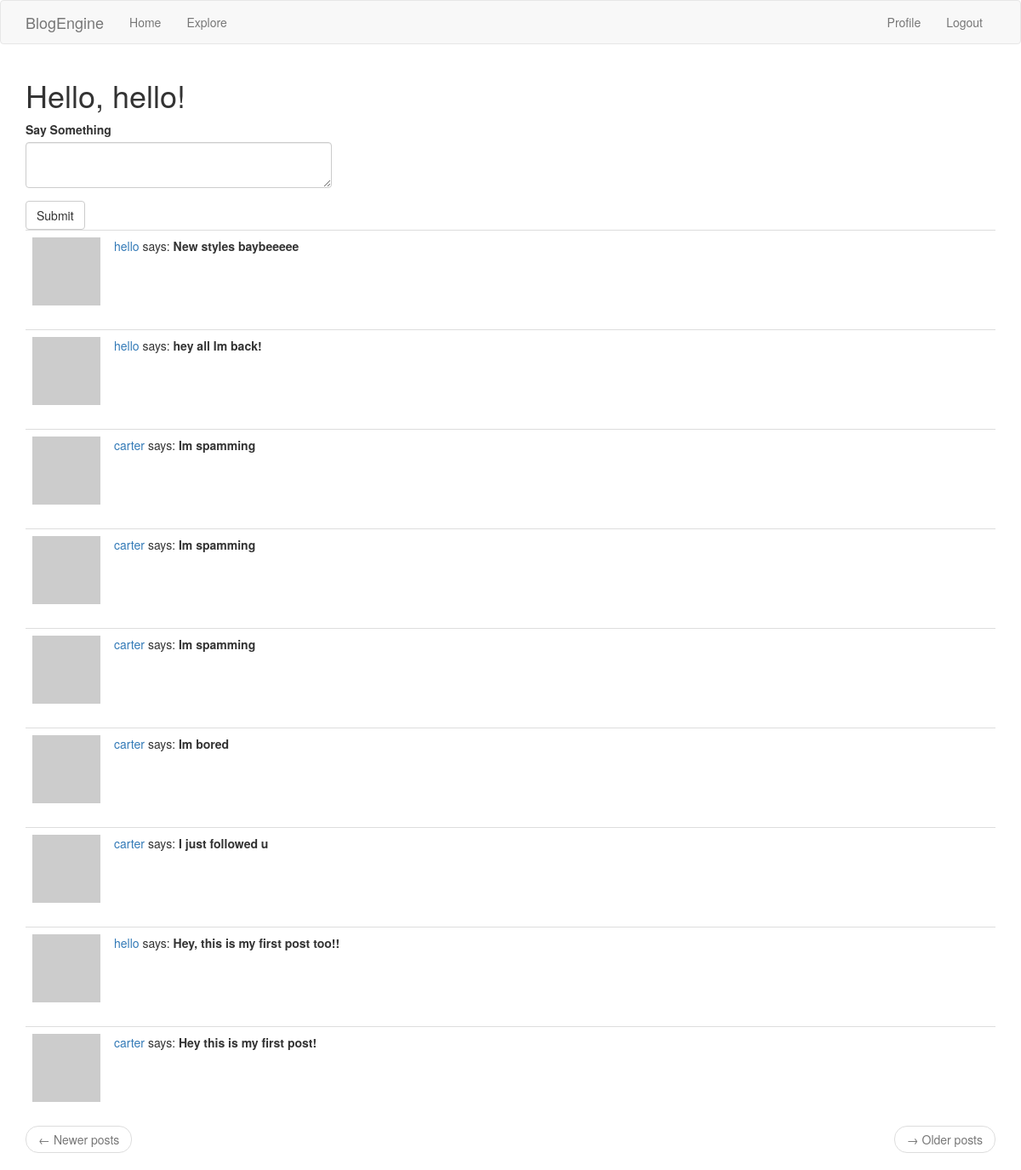
The page /index (signed in) on the database its author committed.
### app/models.py (models this page shows, shortened)
class User(UserMixin, db.Model):
    id = db.Column(db.Integer, primary_key=True)
    username = db.Column(db.String(64), index=True, unique=True)
    email = db.Column(db.String(120), index=True, unique=True)
    password_hash = db.Column(db.String(128))
    posts = db.relationship('Post', backref='author', lazy='dynamic')
    about_me = db.Column(db.String(140))
    last_seen = db.Column(db.DateTime, index=True, default=datetime.utcnow)
    followed = db.relationship(
        'User', secondary=followers,
        primaryjoin=(followers.c.follower_id == id),
        secondaryjoin=(followers.c.followed_id == id),
        backref=db.backref('followers', lazy='dynamic'), lazy='dynamic'
    )
    def avatar(self, size):
        digest = md5(self.email.lower().encode('utf-8')).hexdigest()
        return 'https://www.gravatar.com/avatar/{}?d=identicon&s={}'.format(digest, size)
    def followed_posts(self):
        followed = Post.query.join(
            followers, (followers.c.followed_id == Post.user_id)
        ).filter(followers.c.follower_id == self.id)
        own = Post.query.filter_by(user_id=self.id)
        return followed.union(own).order_by(Post.timestamp.desc())

class Post(db.Model):
    id = db.Column(db.Integer, primary_key=True)
    body = db.Column(db.String(140))
    timestamp = db.Column(db.DateTime, index=True, default=datetime.utcnow)
    user_id = db.Column(db.Integer, db.ForeignKey('user.id'))

### app/routes.py (the view)
@app.route('/', methods=['GET', 'POST'])
@app.route('/index', methods=['GET', 'POST'])
@login_required
def index():
    form = PostForm()
    if form.validate_on_submit():
        post = Post(body=form.post.data, author=current_user)
        db.session.add(post)
        db.session.commit()
        flash('Your post is live!')
        return redirect(url_for('index'))
    page = request.args.get('page', 1, type=int)
    posts = current_user.followed_posts().paginate(page, app.config['POSTS_PER_PAGE'], False)
    next_url = url_for('index', page=posts.next_num) if posts.has_next else None
    prev_url = url_for('index', page=posts.prev_num) if posts.has_prev else None
    return render_template('index.html', title='Home', posts=posts.items, form=form, next_url=next_url, prev_url=prev_url)

### app/forms.py
class PostForm(FlaskForm):
    post = TextAreaField('Say Something', validators=[DataRequired(), Length(min=1, max=140)])
    submit = SubmitField('Submit')

### app/models.py (called while the page is built)
@login.user_loader
def load_user(id):
    return User.query.get(int(id))

### app/routes.py (called while the page is built)
@app.before_request
def before_request():
    if current_user.is_authenticated:
        current_user.last_seen = datetime.utcnow()
        db.session.commit()

### app/templates/index.html
{% extends "base.html" %}
{% import 'bootstrap/wtf.html' as wtf %}
{% block app_content %}
    <h1>Hello, {{current_user.username}}!</h1>
    <div class="row">
        <div class="col-md-4">
            {% if form %}
                {{ wtf.quick_form(form) }}
            {% endif %}
        </div>
    </div>
    {% for post in posts %}
        {% include '_post.html' %}
    {% endfor %}
    <nav aria-label="pagination">
        <ul class="pager">
            <li class="previous{% if not prev_url %} disabled {% endif %}">
                <a href="{{ prev_url or '#' }}">
                    <span aria-hidden="true">&larr;</span> Newer posts
                </a>
            </li>
            <li class="next{% if not next_url %} disabled {% endif %}">
                <a href="{{ next_url or '#' }}">
                    <span aria-hidden="true">&rarr;</span> Older posts
                </a>
            </li>
        </ul>
    </nav>
{% endblock %}

### app/templates/_post.html (shortened to what this page needs)
<table class="table table-hover">
    <tr>
        <td width="70px">
            <img src="{{ post.author.avatar(70) }}">
        </td>
        <td>
            <a href="{{ url_for('user', username=post.author.username) }}">
                {{ post.author.username }}
            </a>
            says:
            <b>
                {{ post.body }}
            </b>
        </td>
    </tr>
</table>

### rows shown on the page
User: username "hello"
Post: author.username "hello", body "New styles baybeeeee"
Post: author.username "hello", body "hey all Im back!"
Post: author.username "carter", body "Im spamming"
Post: author.username "carter", body "Im spamming"
Post: author.username "carter", body "Im spamming"
Post: author.username "carter", body "Im bored"
Post: author.username "carter", body "I just followed u"
Post: author.username "hello", body "Hey, this is my first post too!!"
Post: author.username "carter", body "Hey this is my first post!"
